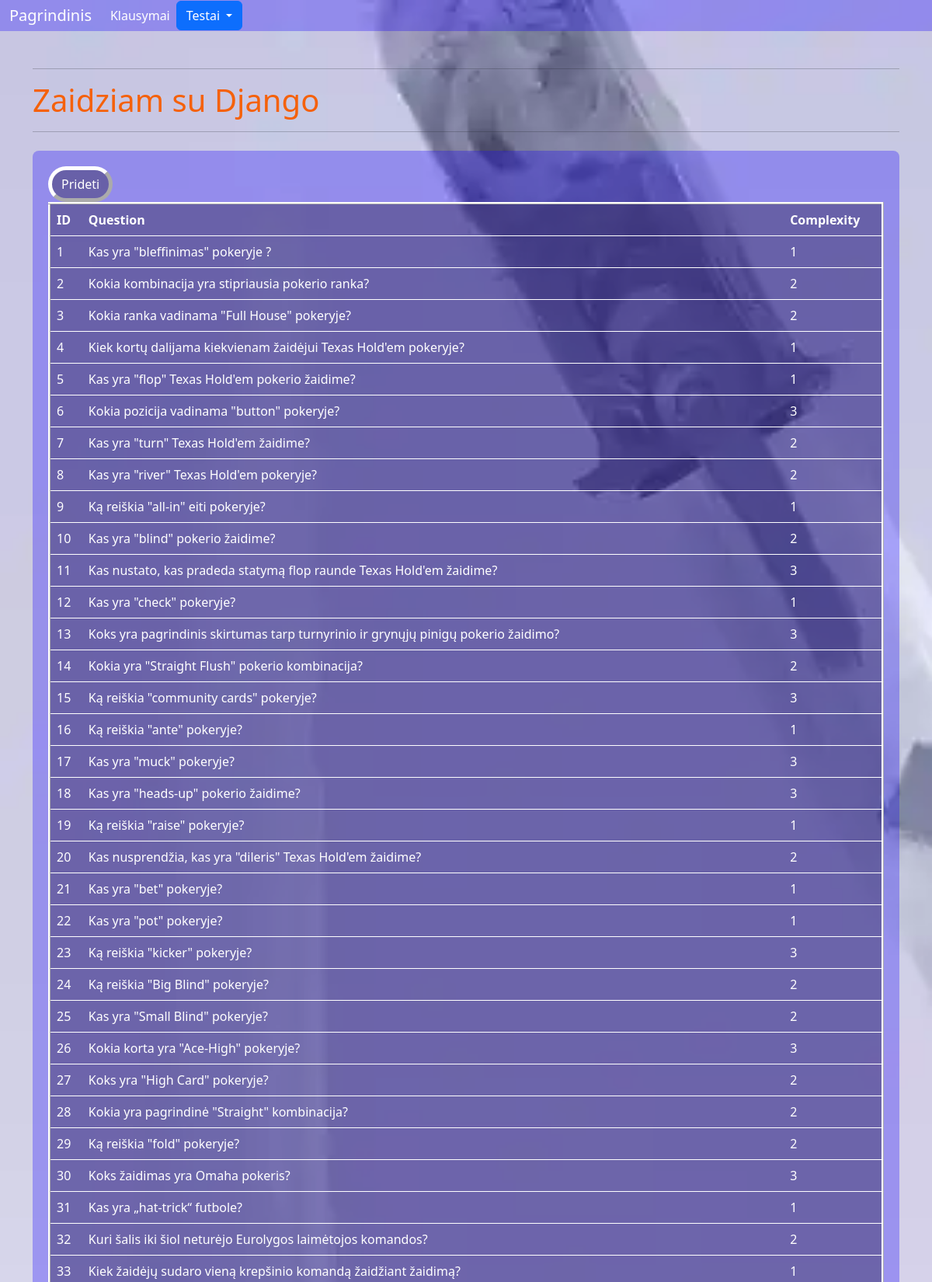
/examination/questions/ (upper part), run on the app's committed database.
### examination/models.py (models this page shows, shortened)
class BaseModel(models.Model):
    objects = models.Manager()
    class Meta:
        abstract = True

class TestQuestion(BaseModel):
    COMPLEXITY_LEVEL = [
        ('1', "Easy"),
        ('2', "Medium"),
        ('3', "Hard"),
    ]
    question = models.CharField(max_length=100)
    complexity = models.CharField(max_length=1, choices=COMPLEXITY_LEVEL)
    theme = models.ForeignKey(TestTheme, on_delete=models.CASCADE)

### examination/views.py (the view)
# urls.py: path('questions/', views.show_questions, name='show_questions'),
def show_questions(request):
    questions = TestQuestion.objects.all()
    context = {'questions': questions}
    return render(request, 'examination/questions.html', context)

### examination/templates/examination/questions.html (shortened to what this page needs)
{% extends "home/base.html" %}
{% load static %}
{% block content %}
<div class="container mt-4" style="background-color: rgba(25, 5, 255, 0.3); padding: 20px; border-radius: 8px; margin-top: 20px;">
    <a href="{% url 'examination:add_question' %}" class="btn btn-custom-prideti-btn">Prideti</a>
{% if questions %}
    <table class="table table-rounded-dark-purple">
        <thead>
            <tr>
                <th scope="col">ID</th>
                <th scope="col">Question</th>
                <th scope="col">Complexity</th>
            </tr>
        </thead>
        <tbody>
            {% for question in questions %}
            <tr class="clickable-row" data-href="{% url 'examination:add_answer' question.pk %}">
                <td>{{ question.id }}</td>
                <td>{{ question.question }}</td>
                <td>{{ question.complexity }}</td>
            </tr>
            {% endfor %}
        </tbody>
    </table>
{% else %}
    <p>No questions available.</p>
{% endif %}
</div>
{% endblock %}

### data on the page
TestQuestion: id "1", question "Kas yra \"bleffinimas\" pokeryje ?", complexity "1"
TestQuestion: id "2", question "Kokia kombinacija yra stipriausia pokerio ranka?", complexity "2"
TestQuestion: id "3", question "Kokia ranka vadinama \"Full House\" pokeryje?", complexity "2"
TestQuestion: id "4", question "Kiek kortų dalijama kiekvienam žaidėjui Texas Hold'em pokeryje?", complexity "1"
TestQuestion: id "5", question "Kas yra \"flop\" Texas Hold'em pokerio žaidime?", complexity "1"
TestQuestion: id "6", question "Kokia pozicija vadinama \"button\" pokeryje?", complexity "3"
TestQuestion: id "7", question "Kas yra \"turn\" Texas Hold'em žaidime?", complexity "2"
TestQuestion: id "8", question "Kas yra \"river\" Texas Hold'em pokeryje?", complexity "2"
TestQuestion: id "9", question "Ką reiškia \"all-in\" eiti pokeryje?", complexity "1"
TestQuestion: id "10", question "Kas yra \"blind\" pokerio žaidime?", complexity "2"
TestQuestion: id "11", question "Kas nustato, kas pradeda statymą flop raunde Texas Hold'em žaidime?", complexity "3"
TestQuestion: id "12", question "Kas yra \"check\" pokeryje?", complexity "1"
TestQuestion: id "13", question "Koks yra pagrindinis skirtumas tarp turnyrinio ir grynųjų pinigų pokerio žaidimo?", complexity "3"
TestQuestion: id "14", question "Kokia yra \"Straight Flush\" pokerio kombinacija?", complexity "2"
TestQuestion: id "15", question "Ką reiškia \"community cards\" pokeryje?", complexity "3"
TestQuestion: id "16", question "Ką reiškia \"ante\" pokeryje?", complexity "1"
TestQuestion: id "17", question "Kas yra \"muck\" pokeryje?", complexity "3"
TestQuestion: id "18", question "Kas yra \"heads-up\" pokerio žaidime?", complexity "3"
TestQuestion: id "19", question "Ką reiškia \"raise\" pokeryje?", complexity "1"
TestQuestion: id "20", question "Kas nusprendžia, kas yra \"dileris\" Texas Hold'em žaidime?", complexity "2"
TestQuestion: id "21", question "Kas yra \"bet\" pokeryje?", complexity "1"
TestQuestion: id "22", question "Kas yra \"pot\" pokeryje?", complexity "1"
TestQuestion: id "23", question "Ką reiškia \"kicker\" pokeryje?", complexity "3"
TestQuestion: id "24", question "Ką reiškia \"Big Blind\" pokeryje?", complexity "2"
TestQuestion: id "25", question "Kas yra \"Small Blind\" pokeryje?", complexity "2"
TestQuestion: id "26", question "Kokia korta yra \"Ace-High\" pokeryje?", complexity "3"
TestQuestion: id "27", question "Koks yra \"High Card\" pokeryje?", complexity "2"
TestQuestion: id "28", question "Kokia yra pagrindinė \"Straight\" kombinacija?", complexity "2"
TestQuestion: id "29", question "Ką reiškia \"fold\" pokeryje?", complexity "2"
TestQuestion: id "30", question "Koks žaidimas yra Omaha pokeris?", complexity "3"
TestQuestion: id "31", question "Kas yra „hat-trick“ futbole?", complexity "1"
TestQuestion: id "32", question "Kuri šalis iki šiol neturėjo Eurolygos laimėtojos komandos?", complexity "2"
TestQuestion: id "33", question "Kiek žaidėjų sudaro vieną krepšinio komandą žaidžiant žaidimą?", complexity "1"
